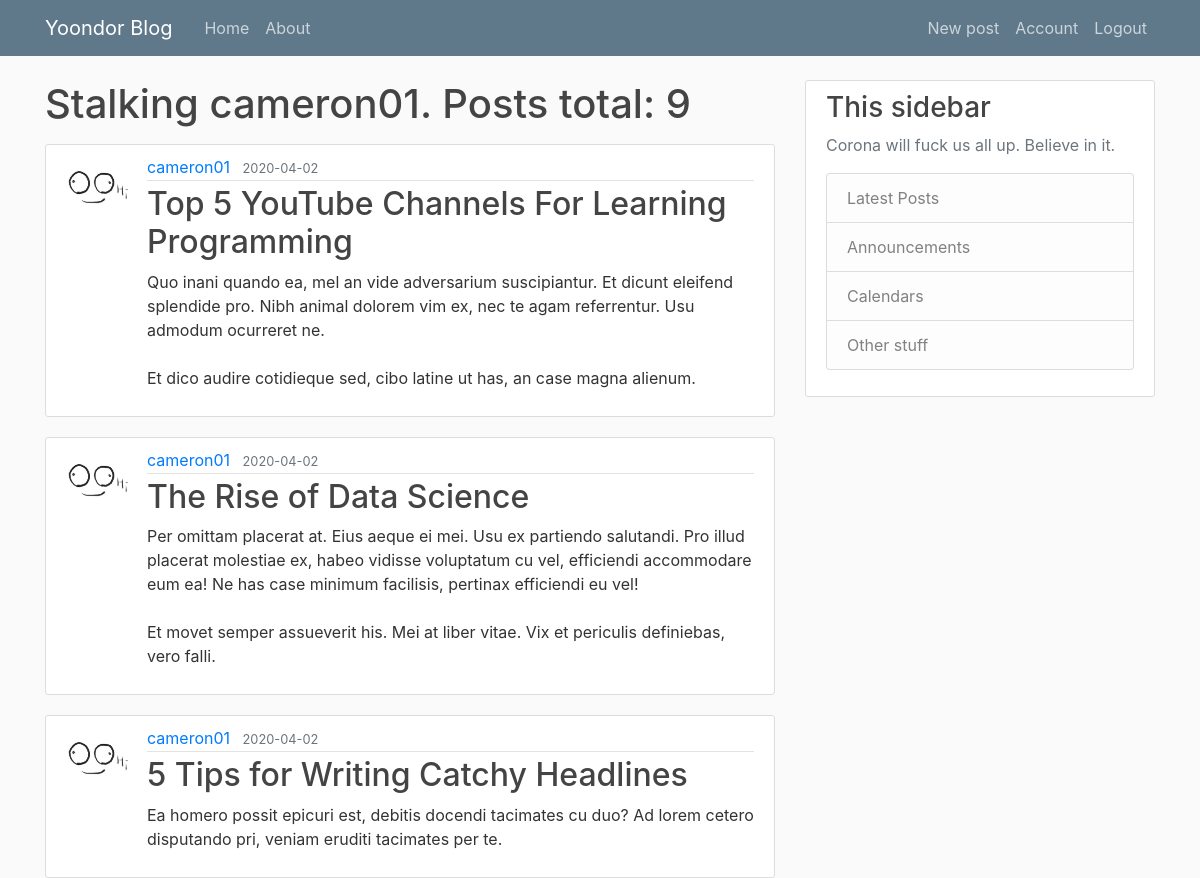
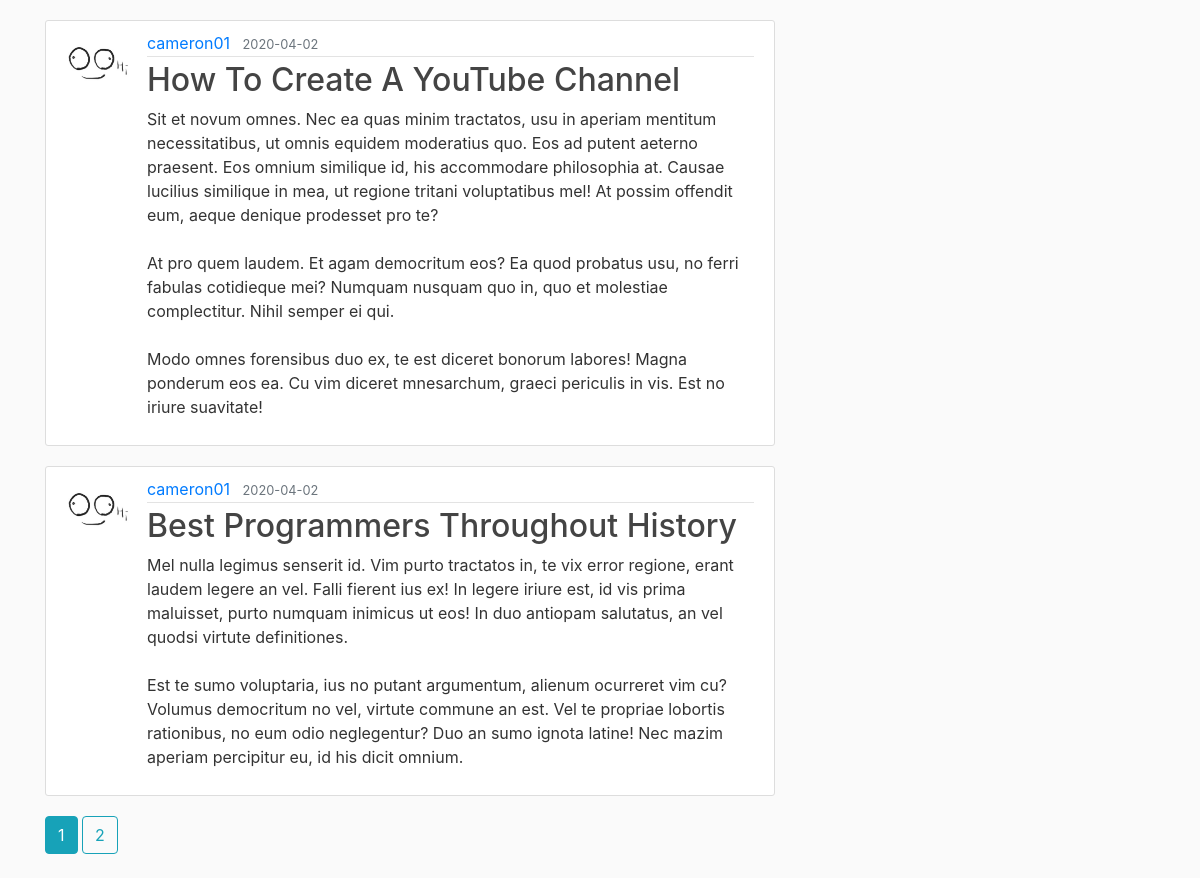
Page /user/cameron01 (signed in) on the committed database (2 pictures, top to bottom).
### flaskblog/models.py (models this page shows, shortened)
class User(db.Model, UserMixin):
    id = db.Column(db.Integer, primary_key=True)
    username = db.Column(db.String(20), unique=True, nullable=False)
    email = db.Column(db.String(120), unique=True, nullable=False)
    image_file = db.Column(db.String(20), nullable=False, default='default.jpg')
    pw = db.Column(db.String(60), nullable=False)
    posts = db.relationship('Post', backref='author', lazy=True)

class Post(db.Model):
    id = db.Column(db.Integer, primary_key=True)
    title = db.Column(db.String(100), nullable=False)
    date_posted = db.Column(db.DateTime, nullable=False, default=datetime.utcnow)
    content = db.Column(db.Text, nullable=False)
    user_id = db.Column(db.Integer, db.ForeignKey('user.id'), nullable=False)

### flaskblog/routes.py (the view)
@app.route("/user/<string:username>")
def user_posts(username):
    page = request.args.get('page', 1, type=int)
    user = User.query.filter_by(username=username).first_or_404()
    posts = Post.query.filter_by(author=user)\
        .order_by(Post.date_posted.desc())\
        .paginate(page=page, per_page=5)
    return render_template('user_posts.html', posts=posts, user=user)

### flaskblog/models.py (called while the page is built)
@login_manager.user_loader
def load_user(user_id):
    return User.query.get(int(user_id))

### flaskblog/templates/user_posts.html
{% extends "layout.html" %}
{% block content %}
    <h1 class="mb-3">Stalking {{ user.username }}. Posts total: {{posts.total}}</h1>
    {% for post in posts.items %}
        <article class="media content-section">
            <img class="rounded-circle article-img" src="{{ url_for('static', filename='profile_pics/' + post.author.image_file)}}">
          <div class="media-body">
            <div class="article-metadata">
              <a class="mr-2" href="{{url_for('user_posts', username=post.author.username)}}">{{ post.author.username }}</a>
              <small class="text-muted">{{ post.date_posted.strftime('%Y-%m-%d') }}</small>
            </div>
            <h2><a class="article-title" href="{{ url_for('post', post_id=post.id) }}">{{ post.title }}</a></h2>
            <p class="article-content">{{ post.content }}</p>
          </div>
        </article>
    {% endfor %}
    {% for page_num in posts.iter_pages(left_edge=1, right_edge=1, left_current=1, right_current=2) %}
        {% if page_num %}
            {% if posts.page == page_num %}
                <a class="btn btn-info mb-4" href="{{ url_for('user_posts', username=user.username, page=page_num) }}">{{ page_num }}</a>
            {% else %}
                <a class="btn btn-outline-info mb-4" href="{{ url_for('user_posts', username=user.username, page=page_num) }}">{{ page_num }}</a>
            {% endif %}
        {% else %}
            ...
        {% endif %}
    {% endfor %}
{% endblock content %}

### flaskblog/static/main.css (style rules this page uses)
body { background: #fafafa; color: #333333; margin-top: 5rem; }
h1, h2, h3, h4, h5, h6 { color: #444444; }
.content-section { background: #ffffff; padding: 10px 20px; border: 1px solid #dddddd; border-radius: 3px; margin-bottom: 20px; }
.article-title { color: #444444; }
.article-content { white-space: pre-line; }
.article-img { height: 65px; width: 65px; margin-right: 16px; }
.article-metadata { padding-bottom: 1px; margin-bottom: 4px; border-bottom: 1px solid #e3e3e3 }

### rows in the picture
User: username "cameron01"
Post: image_file (placeholder picture), author.username "cameron01", date_posted "2020-04-02", title "Top 5 YouTube Channels For Learning Programming", content "Quo inani quando ea, mel an vide adversarium suscipiantur. Et dicunt eleifend splendide pro. Nibh animal dolorem vim ex, nec te agam referrentur. Usu admodum ocurreret ne. Et dico audire cotidieque sed, cibo latine ut has, an case magna alienum."
Post: image_file (placeholder picture), author.username "cameron01", date_posted "2020-04-02", title "The Rise of Data Science", content "Per omittam placerat at. Eius aeque ei mei. Usu ex partiendo salutandi. Pro illud placerat molestiae ex, habeo vidisse voluptatum cu vel, efficiendi accommodare eum ea! Ne has case minimum facilisis, pertinax efficiendi eu vel! Et movet semper assueverit his. Mei at liber vitae. Vix et periculis definiebas, vero falli."
Post: image_file (placeholder picture), author.username "cameron01", date_posted "2020-04-02", title "5 Tips for Writing Catchy Headlines", content "Ea homero possit epicuri est, debitis docendi tacimates cu duo? Ad lorem cetero disputando pri, veniam eruditi tacimates per te."
Post: image_file (placeholder picture), author.username "cameron01", date_posted "2020-04-02", title "How To Create A YouTube Channel", content "Sit et novum omnes. Nec ea quas minim tractatos, usu in aperiam mentitum necessitatibus, ut omnis equidem moderatius quo. Eos ad putent aeterno praesent. Eos omnium similique id, his accommodare philosophia at. Causae lucilius similique in mea, ut regione tritani voluptatibus mel! At possim offendit eum, aeque denique prodesset pro te? At pro quem laudem. Et agam democritum eos? Ea quod probatus usu, no ferri fabulas cotidieque mei? Numquam nusquam quo in, quo et molestiae complectitur. Nihil semper ei qui. Modo omnes forensibus duo ex, te est diceret bonorum labores! Magna ponderum eos ea. Cu vim diceret mnesarchum, graeci periculis in vis. Est no iriure suavitate!"
Post: image_file (placeholder picture), author.username "cameron01", date_posted "2020-04-02", title "Best Programmers Throughout History", content "Mel nulla legimus senserit id. Vim purto tractatos in, te vix error regione, erant laudem legere an vel. Falli fierent ius ex! In legere iriure est, id vis prima maluisset, purto numquam inimicus ut eos! In duo antiopam salutatus, an vel quodsi virtute definitiones. Est te sumo voluptaria, ius no putant argumentum, alienum ocurreret vim cu? Volumus democritum no vel, virtute commune an est. Vel te propriae lobortis rationibus, no eum odio neglegentur? Duo an sumo ignota latine! Nec mazim aperiam percipitur eu, id his dicit omnium."

### other values in the picture
{{ posts.total }} "9"
{{ page_num }} "1"
{{ page_num }} "2"
